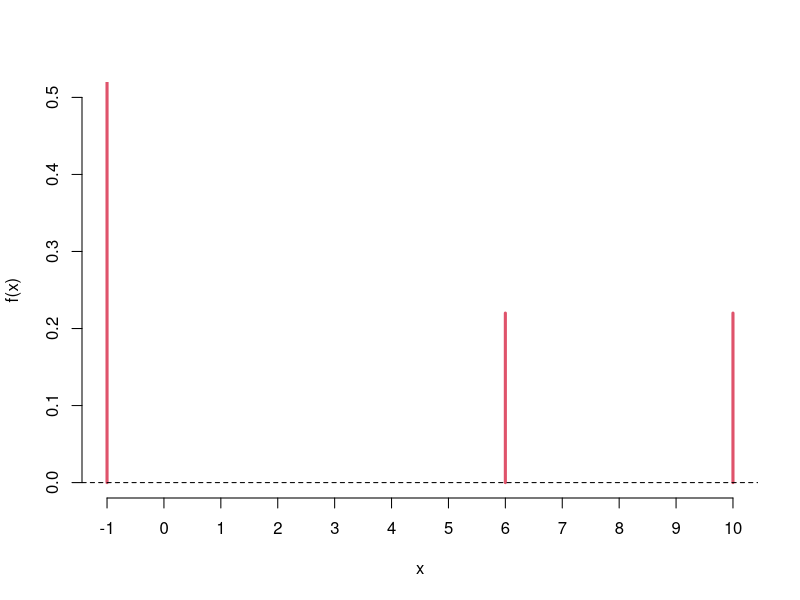
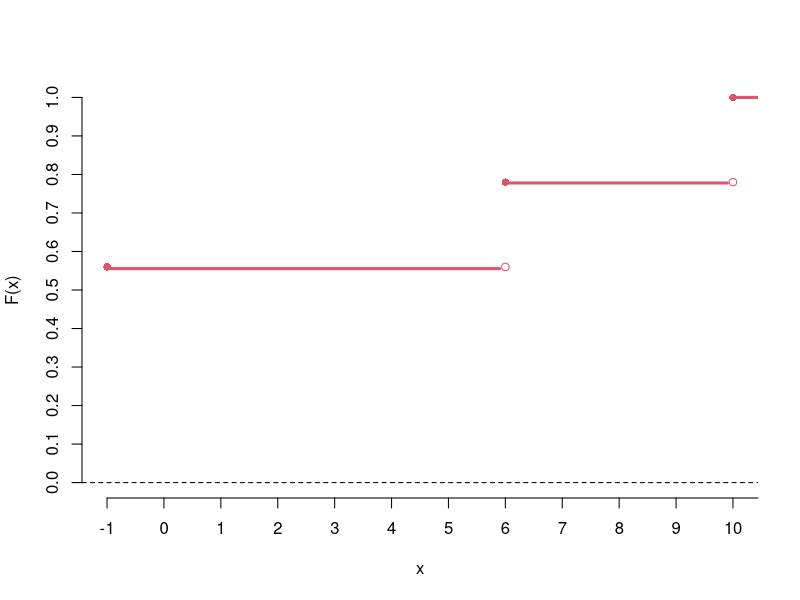
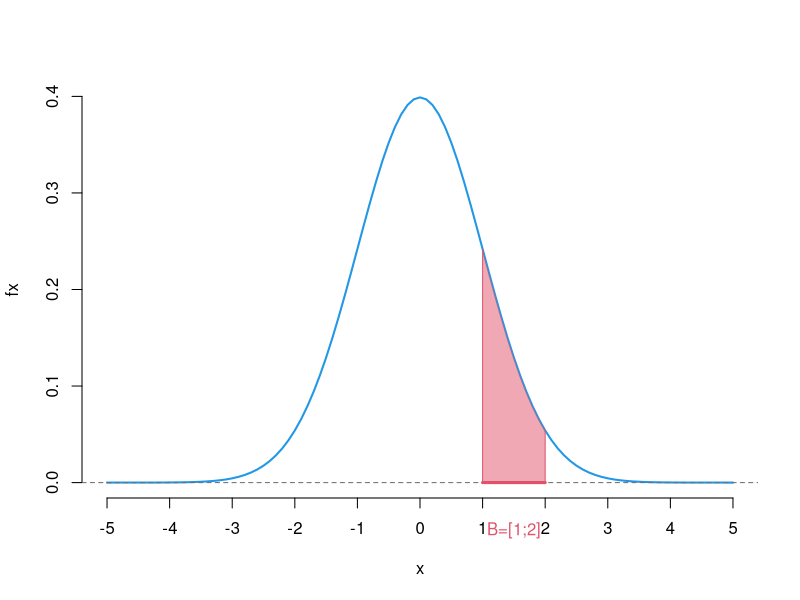
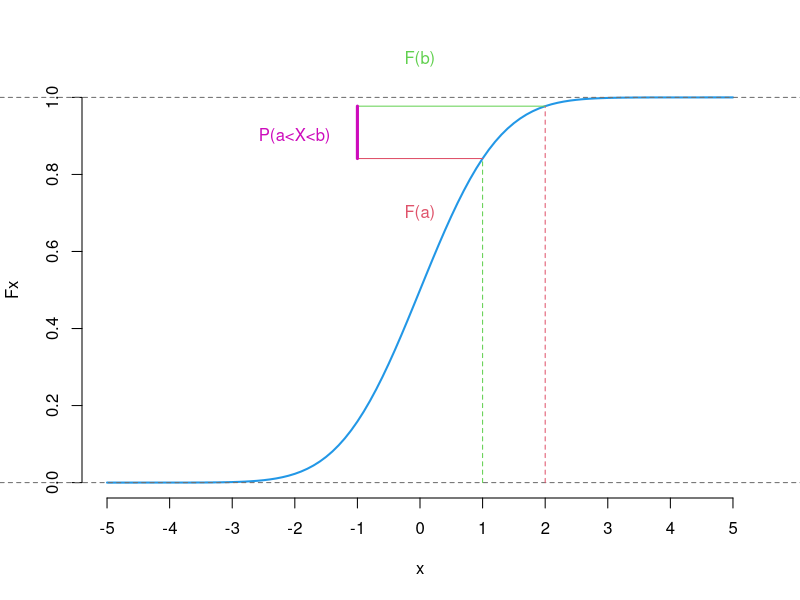
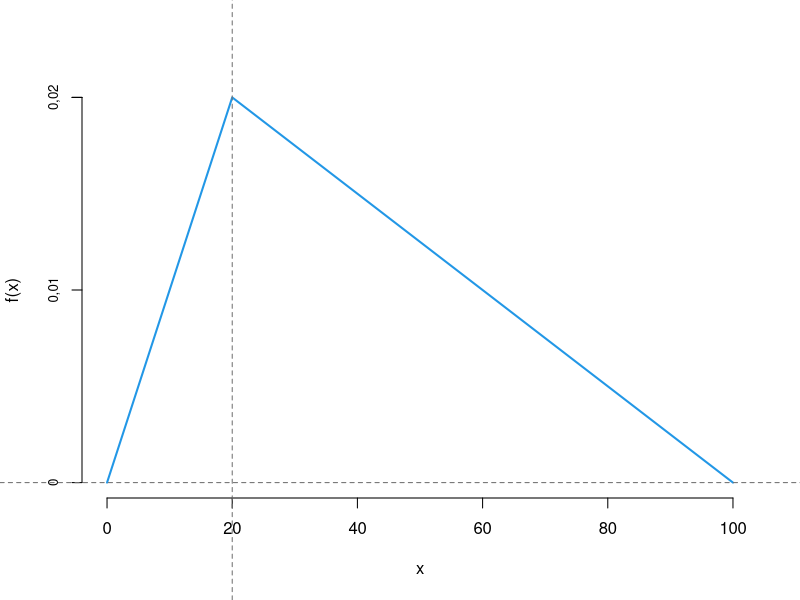
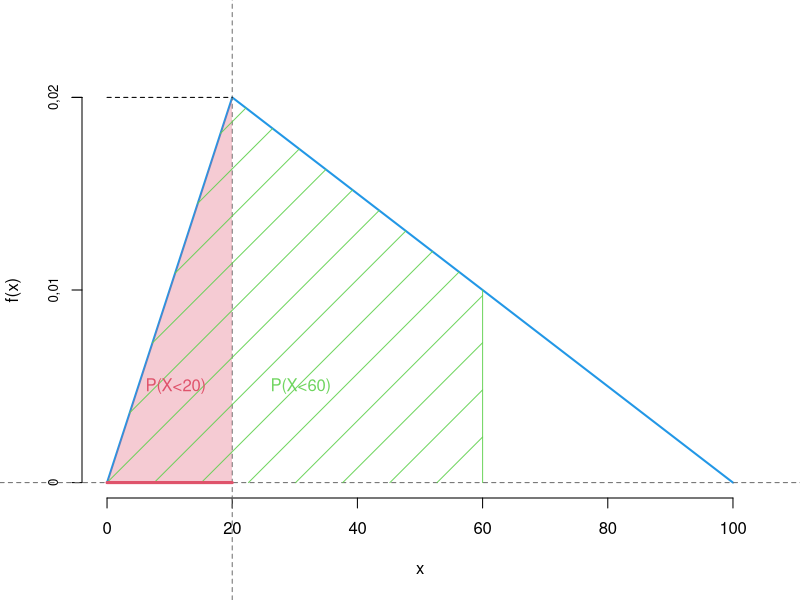
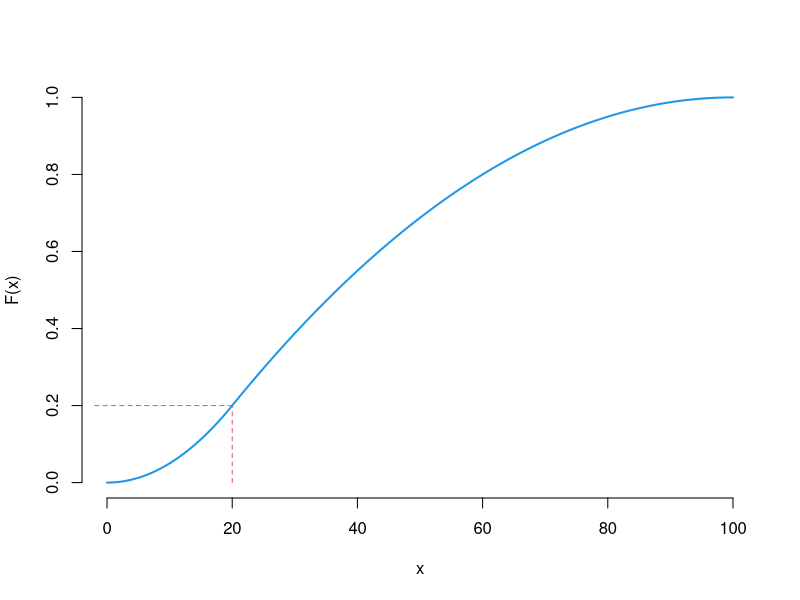
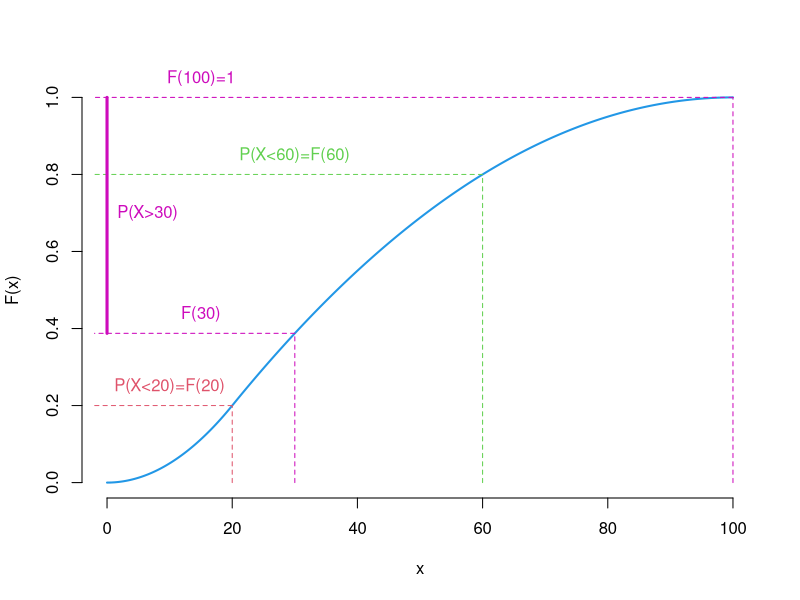

These charts were generated, in order, by the following R code:
## ---- chunk 1
#knitr::include_graphics("./images/housewife.png",dpi=100)#dpi=100
#knitr::include_graphics("./images/rockstar.png",dpi=90)#dpi=90#online version

#link="http://3.144.126.30:3838/"
link="http://learning-dashboard.lehre.hwr-berlin.de:3838/"# link to the apps
## ---- chunk 2
  plot(c(-1,6,10),round(c(5/9,2/9,2/9),2),type="h",ylab="f(x)",xlab="x",axes=F,ylim=c(0,0.5),col=2,lwd=3)
  axis(2,at=seq(0,0.5,0.1))
  axis(1,at=seq(-1,10,1))
  abline(h=0,lty=2)
## ---- chunk 3
  plot(c(-1,6,10),round(c(5/9,7/9,1),2),type="s",ylab="F(x)",xlab="x",axes=F,ylim=c(0,1),col=NA,lwd=3)
  arrows(-1,5/9,5.9,5/9,code=0,lwd=3,col=2)
  arrows(6,7/9,9.9,7/9,code=0,lwd=3,col=2)
  arrows(10,1,11.9,1,code=0,lwd=3,col=2)
  points(c(6,10),round(c(5/9,7/9),2),col=2)
  points(c(-1,6,10),round(c(5/9,7/9,1),2),pch=16,col=2)
  axis(2,at=seq(0,1,0.1))
  axis(1,at=seq(-1,12,1))
  abline(h=0,lty=2)
## ---- chunk 4
#htmltools::tags$iframe(title = "Aufgabe_diskrete_ZV", src ="./htmls/aufgabe_dzv.html",  width=700, height=700)
## ---- chunk 5
pap<-c(0.02,0.06,0.12,0.2,0.12,0.08)
pges<-c(0.1,0.15,0.25,0.25,0.15,0.1)
pwe<-pges-pap

papp<-gsub("\\.","\\,",pap)
pweb<-gsub("\\.","\\,",pwe)
## ---- chunk 6
par0=1.0
par1=1.5; par11<-gsub("\\.","\\,", par1)
par2=1.0; par22<-gsub("\\.","\\,", par2)
par3=4

kostfun<-function(x,nutz="App"){
  if(nutz=="App"){
    out=min(par1*x,par1*par3)
  }else{
    out=min(par2*x,par2*par3) + par0
  }
  return(out)
}
kost1<-sapply((1:6),kostfun)
kost2<-sapply((1:6),kostfun,nutz="Web")

kost11<-gsub("\\.","\\,", kost1)
kost22<-gsub("\\.","\\,", kost2)

kwerte<-unique(sort(c(kost1,kost2)))
kwertee<-gsub("\\.","\\,", kwerte)

wkt<-function(wert,werte,wkten){
  ind<-werte==wert
  out=sum(wkten[ind])
  return(out)
}

wkten<-sapply(kwerte,wkt,werte=c(kost1,kost2),wkten=c(pap,pwe))

wktenn<-gsub("\\.","\\,", wkten)
## ---- chunk 7
htmltools::tags$iframe(title = "Beispiel_Kennzahlen", src =paste0(link,"Apps_RBook/#section-kennzahlen-von-zufallsvariablen"),  width=760, height=700)
## ---- chunk 8
pa<-sum(pap)
paa<-gsub("\\.","\\,",pa)
aap<-gsub("\\.","\\,",1-pa)

#erw
pbe<-apply(rbind(pap,pwe),2,sum)
pbee<-gsub("\\.","\\,",pbe)
erwb<-sum((1:6)*pbe)
erwbb<-gsub("\\.","\\,",round(erwb,4))

#var
vara<-pa*(1-pa); varaa<-gsub("\\.","\\,",round(vara,4))
varb<-sum((1:6)^2*pbe) - erwb^2; varbb<-gsub("\\.","\\,",round(varb,4))

mycov<-sum((1:6)*pap) - pa*erwb
mycovv<-gsub("\\.","\\,",round(mycov,4))

mycor<-mycov/sqrt(vara*varb)
mycorr<-gsub("\\.","\\,",round(mycor,4))
## ---- chunk 9
library(scales)
  x<-seq(-5,5,by=0.1)
  fx<-dnorm(x)
  plot(x,fx,type="l",col=4,lwd=2, xlim=c(-5,5),axes=F)
  axis(2)
  axis(1, at=seq(-5,5))
  abline(h=0,lty=2,col="gray44")
  arrows(1,0,2,0,col=2,code=0,lwd=3)
  par(xpd=T)
  text(1.5,-0.05,"B=[1;2]",col=2)
  arrows(1,0,1,dnorm(1),col=2,code=0)
  arrows(2,0,2,dnorm(2),col=2,code=0)
  polygon(c(seq(1,2,0.1),2,1),c(dnorm(seq(1,2,0.1)),0,0),col=alpha(2,0.5),border =NA)

## ---- chunk 10

  x<-seq(-5,5,by=0.1)
  Fx<-pnorm(x)
  plot(x,Fx,type="l",col=4,lwd=2, xlim=c(-5,5),axes=F)
  axis(2)
  axis(1, at=seq(-5,5))
  abline(h=0,lty=2,col="gray44")
  abline(h=1,lty=2,col="gray44")
  # arrows(1,0,2,0,col=2,code=0,lwd=3)
  par(xpd=T)
  # text(1.5,-0.05,"B=[1;2]",col=2)
  arrows(1,0,1,pnorm(1),col=3,code=0,lty=2)
  arrows(2,0,2,pnorm(2),col=2,code=0,lty=2)
  arrows(2,pnorm(2),-1,pnorm(2),col=3,code=0,lty=1)
  arrows(1,pnorm(1),-1,pnorm(1),col=2,code=0,lty=1)
  text(0,1.1,"F(b)",col=3)
  text(0,0.7,"F(a)",col=2)
  arrows(-1,pnorm(2),-1,pnorm(1),code=0,lwd=3,col=6)
  text(-2,0.9,"P(a<X<b)",col=6)
  #polygon(c(seq(1,2,0.1),2,1),c(dnorm(seq(1,2,0.1)),0,0),col=alpha(2,0.5),border =NA)
  
## ---- chunk 11
options(scipen=999)
a=0; b=100; c=20 

aa<-gsub("\\.","\\,",round(a,4)); bb<-gsub("\\.","\\,",round(b,4)); cc<-gsub("\\.","\\,",round(c,4))

pars<-c(2/((b-a)*(c-a)), -2*a/((b-a)*(c-a)), 2*b/((b-a)*(b-c)),-2/((b-a)*(b-c)))

parss<-round(pars,5)
parss[c(1,4)][parss[c(1,4)]=="0"]<-""
parss<-sapply(parss,gsub,pattern="\\.", replacement="\\,")
parss[parss=="0"]<-""

## ---- chunk 12
library(scales)
x<-seq(a,b,0.1)

fx<-function(x,a=0,b=2,c=0.7){
    if(x>c&x<=b){
      px<-(2*(b-x))/((b-a)*(b-c))
    } else if (x>=a&x<=c){
      px<-(2*(x-a))/((b-a)*(c-a))
    } else {
      px<-0
    }
    return(px)
}

xwert<-60

top<-2/(b-a); topp<-gsub("\\.","\\,",round(top,4))
px<-sapply(x,fx,a=a,b=b,c=c)
  
plot(x,px,lwd=2,col=4,type="l",axes=F,ylab="f(x)",ylim=c(0,0.02))
axis(1)
axis(2,at=c(0,0.01,top,0.02),labels=c(0,"0,01",topp,"0,02"),cex.axis=0.8)
abline(v=c,lty=2,col="gray44")
abline(h=0,lty=2,col="gray44")
#polygon(c(x[x<=c],c,c),c(px[x<=c],2/(b-a),0),col=alpha(2,0.3),border =NA)
#polygon(c(x[x<=xwert],xwert,xwert),c(px[x<=xwert],fx(xwert),0),col=alpha(3,0.9),density=3,border =NA)
#arrows(xwert,fx(xwert,a=a,b=b,c=c),xwert,0,code=0,lwd=1,lty=1,col=alpha(3,0.9))
#text(c/2+1,0.005,paste0("P(X<",cc,")"),col=2)
#arrows(0,0,c,0,col=2,code=0,lwd=3)
#arrows(0,top,c,top,col=1,code=0,lwd=1,lty=2)
#text(xwert/2+1,0.005,paste0("P(X<",xwert,")"),col=alpha(3,0.9))

## ---- chunk 13
plot(x,px,lwd=2,col=4,type="l",axes=F,ylab="f(x)",ylim=c(0,0.02))
axis(1)
axis(2,at=c(0,0.01,top,0.02),labels=c(0,"0,01",topp,"0,02"),cex.axis=0.8)
abline(v=c,lty=2,col="gray44")
abline(h=0,lty=2,col="gray44")
polygon(c(x[x<=c],c,c),c(px[x<=c],2/(b-a),0),col=alpha(2,0.3),border =NA)
polygon(c(x[x<=xwert],xwert,xwert),c(px[x<=xwert],fx(xwert),0),col=alpha(3,0.9),density=3,border =NA)
arrows(xwert,fx(xwert,a=a,b=b,c=c),xwert,0,code=0,lwd=1,lty=1,col=alpha(3,0.9))
text(c/2+1,0.005,paste0("P(X<",cc,")"),col=2)
arrows(0,0,c,0,col=2,code=0,lwd=3)
arrows(0,top,c,top,col=1,code=0,lwd=1,lty=2)
text(xwert/2+1,0.005,paste0("P(X<",xwert,")"),col=alpha(3,0.9))
## ---- chunk 14
parsF<-c(round(0.5*c*top - (pars[3]*c + pars[4]*c^2/2),4),pars[3],pars[4]/2)

# parsF<-c(1/(b*c),#vor x^2, a=0, a<=x<=c
#           1-b^2/(b*(b-c)), #konst, c<x<=b
#           2*b/(b*(b-c)),#vor x c<x<=b
#          -1/(b*(b-c)) #vor x^2
# )
# 0.000500 -0.250000  0.025000 -0.000125

parssF<-parsF#gsub("\\.","\\,",parsF)
## ---- chunk 15
  Fx<-function(x){
    if(x>=a&x<=c){
      px<-pars[1]/2*x^2
    } else if (x<a){
      px<-0
    } else if(x>b){
      px<-1
    } else {
      px<-parsF[1] + parsF[2]*x + parsF[3]*x^2
    }
    return(px)
  }
  px<-sapply(x,Fx)
  
  plot(x,px,lwd=2,col=4,type="l",axes=F,ylab="F(x)")
  axis(1)
  axis(2)
  #c
  arrows(c,0,c,Fx(c),col=2,code=0,lty=2)
  arrows(c,Fx(c),-2,Fx(c),col=2,code=0,lty=2)
  
  
## ---- chunk 16
  plot(x,px,lwd=2,col=4,type="l",axes=F,ylab="F(x)")
  axis(1)
  axis(2)
  #X<20
  arrows(c,0,c,Fx(c),col=2,code=0,lty=2)
  arrows(c,Fx(c),-2,Fx(c),col=2,code=0,lty=2)
  text(c/2,Fx(c)+0.05,paste0("P(X<",cc,")=F(",c,")"),col=2)
  
  #X<60
  arrows(xwert,0,xwert,Fx(xwert),col=3,code=0,lty=2)
  arrows(xwert,Fx(xwert),-2,Fx(xwert),col=3,code=0,lty=2)
  text(xwert/2,Fx(xwert)+0.05,paste0("P(X<",xwert,")=F(",xwert,")"),col=3)
  
  #X>30
  arrows(xwert/2,0,xwert/2,Fx(xwert/2),col=6,code=0,lty=2)
  arrows(xwert/2,Fx(xwert/2),-2,Fx(xwert/2),col=6,code=0,lty=2)
  text(xwert/4,Fx(xwert/2)+0.05,paste0("F(",xwert/2,")"),col=6)
  
  par(xpd=T)
  arrows(b,0,b,Fx(b),col=6,code=0,lty=2)
  arrows(b,Fx(b),-2,Fx(b),col=6,code=0,lty=2)
  text(xwert/4,Fx(b)+0.05,paste0("F(",b,")=1"),col=6)
  par(xpd=F)
  
  arrows(0,Fx(b),0,Fx(xwert/2),code=0,lwd=3,col=6)
  text(6.5,0.7,paste0("P(X>",xwert/2,")"),col=6)
## ---- chunk 17
#htmltools::tags$iframe(title = "Quiz_stetige_Zufallsvariablen", src ="./htmls/quiz_szv.html",  width=700, height=500)
## ---- chunk 18
intx1<-function(x){
  ix<-pars[1]*x^3/3# + pars[3]*x^2/2 + pars[4]*x^3/3
  return(ix)
}
intx2<-function(x){
  ix<-pars[3]*x^2/2 + pars[4]*x^3/3
  return(ix)
}

myint1<-(intx1(c) - intx1(0)) 
myint2<-(intx2(b) - intx2(c))
myint<-myint1 + myint2
myintt<-gsub("\\.","\\,",round(myint,4)); myintt1<-gsub("\\.","\\,",round(myint1,4)); myintt2<-gsub("\\.","\\,",round(myint2,4))
## ---- chunk 19
intx3<-function(x){
  ix<-pars[1]*x^4/4
  return(ix)
}
intx4<-function(x){
  ix<-pars[3]*x^3/3 + pars[4]*x^4/4
  return(ix)
}

myint3<-(intx3(c) - intx3(0)) 
myint4<-(intx4(b) - intx4(c))
myint5<-myint3 + myint4 - myint^2
myintt5<-gsub("\\.","\\,",round(myint5,4)); myintt3<-gsub("\\.","\\,",round(myint3,4)); myintt4<-gsub("\\.","\\,",round(myint4,4))
## ---- chunk 20
htmltools::tags$iframe(title = "Erwartungswert und Varianz", src ="./htmls/quiz_kennz.html",  width=700, height=500)
## ---- chunk 21
  x<-seq(-5,5,by=0.1)
pp=0.9
  Fx<-pnorm(x)
  plot(x,Fx,type="l",col=4,lwd=2, xlim=c(-5,5),axes=F)
  axis(2)
  axis(1, at=seq(-5,5))
  abline(h=0,lty=2,col="gray44")
  abline(h=1,lty=2,col="gray44")
  # arrows(1,0,2,0,col=2,code=0,lwd=3)
  par(xpd=T)
  qp=round(qnorm(pp),4)
  arrows(qp,0,qp,pp,code=0,col=2)
  arrows(qp,pp,-5,pp,code=0,col=2)
  par(xpd=T)
  text(qp,-0.09, bquote(Q[.(pp)]==.(qp)),col=2)
  text(0.1,pp+0.05,paste0("F(",qp,")=",pp),col=2)
## ---- chunk 22
htmltools::tags$iframe(title = "Aufgabe_QUantileZV", src ="./htmls/Aufgabe_QuantileZV.html",  width=700, height=500)
## ---- chunk 23
htmltools::tags$iframe(title = "Wortwolke", src =paste0(link,"Apps_RBook/#section-wortwolke"),  width=760, height=600)
